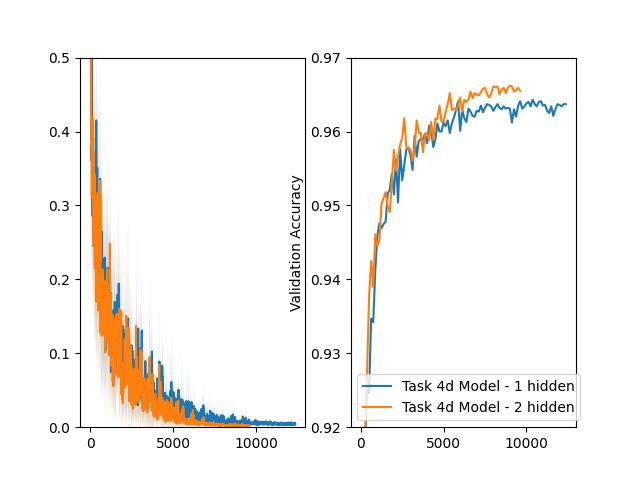

Write the Python code that produced this figure.
import utils
import matplotlib.pyplot as plt
from task2a import pre_process_images, one_hot_encode
from task4c import SoftmaxModel
from task2 import SoftmaxTrainer
import numpy as np


if __name__ == "__main__":
    # hyperparameters DO NOT CHANGE IF NOT SPECIFIED IN ASSIGNMENT TEXT
    num_epochs = 50
    learning_rate = .1
    batch_size = 32
    neurons_per_layer = [64, 10]
    momentum_gamma = .9  # Task 3 hyperparameter
    shuffle_data = True

    use_improved_weight_init = True
    use_improved_sigmoid = True
    use_momentum = False

    # Load dataset
    X_train, Y_train, X_val, Y_val = utils.load_full_mnist()

    mean = np.mean(X_train)
    std = np.std(X_train)

    X_train = pre_process_images(X_train, mean, std)
    X_val = pre_process_images(X_val, mean, std)
    Y_train = one_hot_encode(Y_train, 10)
    Y_val = one_hot_encode(Y_val, 10)

    model = SoftmaxModel(
        neurons_per_layer,
        use_improved_sigmoid,
        use_improved_weight_init)
    trainer = SoftmaxTrainer(
        momentum_gamma, use_momentum,
        model, learning_rate, batch_size, shuffle_data,
        X_train, Y_train, X_val, Y_val,
    )
    train_history, val_history = trainer.train(num_epochs)

    # Example created for comparing with and without shuffling.
    # For comparison, show all loss/accuracy curves in the same plot
    # YOU CAN DELETE EVERYTHING BELOW!

    use_improved_weight_init = True
    use_improved_sigmoid = True
    use_momentum = False
    neurons_per_layer = [59, 59, 10]


    model_no_shuffle = SoftmaxModel(
        neurons_per_layer,
        use_improved_sigmoid,
        use_improved_weight_init)
    trainer_shuffle = SoftmaxTrainer(
        momentum_gamma, use_momentum,
        model_no_shuffle, learning_rate, batch_size, shuffle_data,
        X_train, Y_train, X_val, Y_val,
    )
    train_history_no_shuffle, val_history_no_shuffle = trainer_shuffle.train(
        num_epochs)
        

    plt.subplot(1, 2, 1)
    utils.plot_loss(train_history["loss"],
                    "Task 4d Model - 1 hidden", npoints_to_average=10)
    utils.plot_loss(
        train_history_no_shuffle["loss"], "Task 4d Model - 2 hidden", npoints_to_average=10)
    plt.ylim([0, 0.5])
    plt.subplot(1, 2, 2)
    plt.ylim([0.92, .97])
    utils.plot_loss(val_history["accuracy"], "Task 4d Model - 1 hidden")
    utils.plot_loss(
        val_history_no_shuffle["accuracy"], "Task 4d Model - 2 hidden")
    plt.ylabel("Validation Accuracy")
    plt.legend()
    plt.savefig("task4d.png")
    plt.show()
 